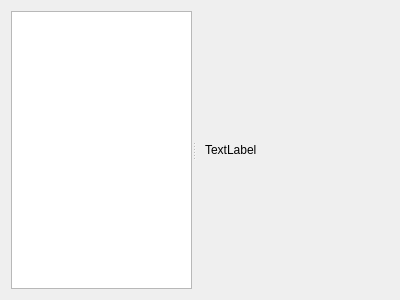
<?xml version="1.0" encoding="UTF-8"?>
<ui version="4.0">
 <class>Endoscope::ResourceBrowser</class>
 <widget class="QWidget" name="Endoscope::ResourceBrowser">
  <property name="geometry">
   <rect>
    <x>0</x>
    <y>0</y>
    <width>400</width>
    <height>300</height>
   </rect>
  </property>
  <property name="windowTitle">
   <string>Form</string>
  </property>
       <layout class="QHBoxLayout" name="horizontalLayout_4">
        <item>
         <widget class="QSplitter" name="splitter_7">
          <property name="orientation">
           <enum>Qt::Horizontal</enum>
          </property>
          <widget class="QTreeView" name="treeView"/>
          <widget class="QStackedWidget" name="stackedWidget">
           <property name="currentIndex">
            <number>1</number>
           </property>
           <widget class="QWidget" name="page_3">
            <layout class="QHBoxLayout" name="horizontalLayout_3">
             <item>
              <widget class="QTextBrowser" name="textBrowser"/>
             </item>
            </layout>
           </widget>
           <widget class="QWidget" name="page_4">
            <layout class="QHBoxLayout" name="horizontalLayout">
             <item>
              <widget class="QLabel" name="label_3">
               <property name="text">
                <string>TextLabel</string>
               </property>
              </widget>
             </item>
            </layout>
           </widget>
          </widget>
         </widget>
        </item>
       </layout>
 </widget>
 <resources/>
 <connections/>
</ui>
